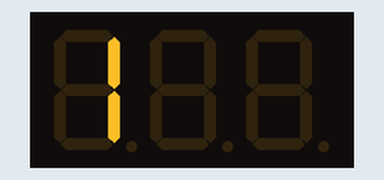
Bench run of a sketch on a simulated ESP32. On the bench: 3-digit seven-segment display. Wiring (from diagram.json): 3-digit 7-segment display, segments lit when HIGH: segments GPIO 18, GPIO 19, GPIO 16, GPIO 4, GPIO 0, GPIO 17, GPIO 5; digit selects GPIO 12, GPIO 14, GPIO 27. The segment pins are drawn as the display they are named for; what the sketch prints to the serial monitor is not drawn.

Above: at 0.2 s.
At 1.1 s:
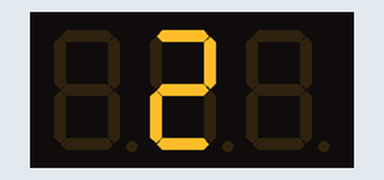
At 2.1 s:
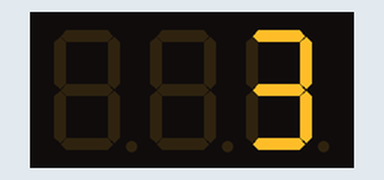

The sketch:

sketch.ino
```cpp
#define A 18
#define B 19
#define C 16
#define D 4
#define E 0
#define F 17
#define G 5

int displays[] = {12, 14, 27};
int valores[] = {1, 2, 3};

void setup() {
  Serial.begin(115200);
  Serial.println("Iniciando sequencia de displays...");

  for (int i = 0; i < 3; i++) {
    pinMode(displays[i], OUTPUT);
  }

  pinMode(A, OUTPUT);
  pinMode(B, OUTPUT);
  pinMode(C, OUTPUT);
  pinMode(D, OUTPUT);
  pinMode(E, OUTPUT);
  pinMode(F, OUTPUT);
  pinMode(G, OUTPUT);

  clearAll();
}


void loop() {
  for (int i = 0; i < 3; i++) {
    showNumber(valores[i], displays[i]);
    delay(1000);
    clearAll();
  }
}


void clearAll() {
  digitalWrite(displays[0], HIGH);
  digitalWrite(displays[1], HIGH);
  digitalWrite(displays[2], HIGH);

  digitalWrite(A, LOW); digitalWrite(B, LOW); digitalWrite(C, LOW);
  digitalWrite(D, LOW); digitalWrite(E, LOW); digitalWrite(F, LOW);
  digitalWrite(G, LOW);
}

void showNumber(int val, int display_pin) {
  digitalWrite(display_pin, LOW);

  switch (val) {
    case 1:
      digitalWrite(B, HIGH);
      digitalWrite(C, HIGH);
      break;
    case 2:
      digitalWrite(A, HIGH);
      digitalWrite(B, HIGH);
      digitalWrite(D, HIGH);
      digitalWrite(E, HIGH);
      digitalWrite(G, HIGH);
      break;
    case 3:
      digitalWrite(A, HIGH);
      digitalWrite(B, HIGH);
      digitalWrite(C, HIGH);
      digitalWrite(D, HIGH);
      digitalWrite(G, HIGH);
      break;
  }
}
```

Measured:
- by itself, everything shown: repeats every 3.0 s, in 6 steps
- what the display in image 0 shows lasts 0.8 s, from 0.2 s to 1.0 s
- what the display in image 1 shows lasts 0.9 s, from 1.1 s to 2.0 s
